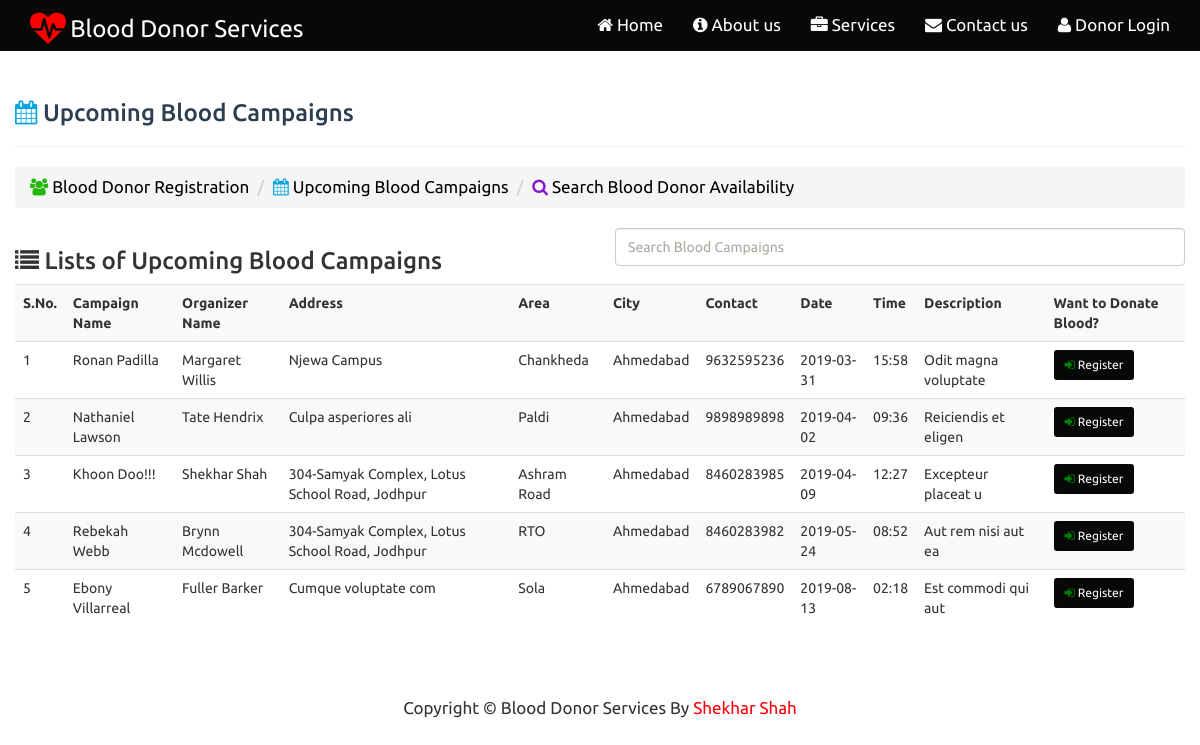
/upcoming_campaign.php, run on the app's committed database.
### tables this page shows
CREATE TABLE `campaign` (
  `id` int(11) NOT NULL,
  `camp_name` varchar(50) NOT NULL,
  `camp_org_name` varchar(20) NOT NULL,
  `camp_address` text NOT NULL,
  `camp_area` varchar(150) NOT NULL,
  `camp_city` varchar(150) NOT NULL,
  `camp_org_number` varchar(11) NOT NULL,
  `camp_date` date NOT NULL,
  `camp_time` text NOT NULL,
  `camp_desc` text NOT NULL
);

### user_function.php (the view, shortened to what this page needs)
<?php
function load_campaign($sql,$conn)
{
	echo '<table class="table table-striped">
				<tr>
				<th>S.No.</th>
				<th>Campaign Name</th>
				<th>Organizer Name</th>
				<th>Address</th>
				<th>Area</th>
				<th>City</th>
				<th>Contact</th>
				<th>Date</th>
				<th>Time</th>
				<th>Description</th>
				<th>Want to Donate Blood?</th>
				</tr>';
	$result=mysqli_query($conn,$sql);
	$n=0;
	if(mysqli_num_rows($result)>0)
	{
		while($row=mysqli_fetch_assoc($result))
		{
			$n++;
			echo "<tr>";
			echo "<td>".$n."</td>";
			echo "<td>".$row['camp_name']."</td>";
			echo "<td>".$row['camp_org_name']."</td>";
			echo "<td>".$row['camp_address']."</td>";
			echo "<td>".$row['camp_area']."</td>";
			echo "<td>".$row['camp_city']."</td>";
			echo "<td>".$row['camp_org_number']."</td>";
			echo "<td>".$row['camp_date']."</td>";
			echo "<td>".$row['camp_time']."</td>";
			echo "<td>".$row['camp_desc']."</td>";
			echo "<td><a href='register_campaign.php?id=".$row['id']."' class='btn btn-primary btn-sm' name='register' value=''><i class='fa fa-sign-in' style='color:green'></i> Register</a></td>";
			echo "</tr>";
		}
	}
	echo'</table>';
}
?>

### upcoming_campaign.php (shortened to what this page needs)
<?php
include("config.php");
include("user_function.php");
?>
<!DOCTYPE html>
<html lang="en">
	<head>
			<?php include("head.php");?>
	</head>
	<body>
<?php include("top_nav.php"); ?>
<div class="container" style='margin-top:30px'>
	<div class="row">
		    <h3 class="text-primary"><i class="fa fa-calendar" style="color:#08a6e0"></i> Upcoming Blood Campaigns </h3><hr>
        <?php  include("blood_bread.php"); ?>
		<div class="row">
			<div class="col-md-6 pull-left">
				<h3><i class="fa fa-list"></i> Lists of Upcoming Blood Campaigns</h3>
			</div>
			<div class="col-md-6">
				<form role="form">
					<div class="form-group text-primary">
						<input placeholder="Search Blood Campaigns" type="text" id="campaign" class="form-control">
					</div>
				</form>
			</div>
			<div class='col-md-12'>
				<div class='table-responsive' id="feedback">
					<?php
						$sql="SELECT * FROM campaign ORDER BY `camp_date`";
						load_campaign($sql,$conn);
					?>
	      </div>
			</div>
		</div>
	</div>
</div>
 	<?php include("footer.php"); ?>
	</body>
</html>

### head.php (shortened to what this page needs)
<head>
  <link href="css/bootstrap.min.css" rel="stylesheet">
  <link href="css/modern-business.css" rel="stylesheet">
  <link href="css/modern-business.css" rel="stylesheet">
  <link href="css/jquery-ui.css" rel="stylesheet">
  <link href="font-awesome/css/font-awesome.min.css" rel="stylesheet" type="text/css">
</head>

### top_nav.php (shortened to what this page needs)
<nav class="navbar navbar-default navbar-fixed-top" role="navigation">
  <div class="container">
    <div class="navbar-header">
      <a class="navbar-brand" href="index.php">
        <span class="blink">
          <i class="fa fa-heartbeat fa-lg fa-2x" style="color:red;"></i>
        </span>
        <font size="5px"> Blood Donor Services</font>
      </a>
    </div>
    <div class="collapse navbar-collapse" id="bs-example-navbar-collapse-1">
      <ul class="nav navbar-nav navbar-right">
        <li><a href="index.php" title="Click here to go to Home Page"><i class="fa fa-home"></i> Home</a></li>
        <li><a href="about.php" title="Click here to go to About Us Page"><i class="fa fa-info-circle"></i> About us</a></li>
        <li><a href="donor_register.php" title="Click here to go to Donor Page"><i class="fa fa-briefcase"></i> Services</a></li>
        <li><a href="contact.php" title="Click here to go to Contact Us Page"><i class="fa fa-envelope"></i> Contact us</a></li>
        <li><a href="login.php" title="Click here to Login"><i class="fa fa-user"></i> Donor Login</a></li>
      </ul>
  </div>
</nav>

### blood_bread.php
<div class="row">
  <div class="col-lg-12">
    <ol class="breadcrumb">
      <li><a href="donor_register.php" style='text-decoration:none;color:black'><i class='fa fa-users' style="color:#24b70b"></i> Blood Donor Registration</a></li>
      <li><a href="upcoming_campaign.php" style='text-decoration:none;color:black'><i class='fa fa-calendar' style="color:#08a6e0"></i> Upcoming Blood Campaigns</a></li>
      <li><a href="Search_Donor.php" style='text-decoration:none;color:black'><i class='fa fa-search' style='color:#8617d1'></i> Search Blood Donor Availability</a></li>
    </ol>
  </div>
</div>

### footer.php (shortened to what this page needs)
<footer>
	<p class='text-center'>Copyright &copy; Blood Donor Services By<a href="#"> Shekhar Shah</a></p>
</footer>

### css/modern-business.css (style rules this page uses)
html, body { height: 100%; }
body { padding-top: 50px; }
footer { margin: 50px 0; }
p,li { font-size:17px; }
.navbar-default,.panel-heading,.btn-primary { background-color:#070807 !important; }
.text-primary { color:#2c3e50 !important; }

### data on the page
campaign: camp_name "Ronan Padilla", camp_org_name "Margaret Willis", camp_address "Njewa Campus", camp_area "Chankheda", camp_city "Ahmedabad", camp_org_number "9632595236", camp_date "2019-03-31", camp_time "15:58", camp_desc "Odit magna voluptate"
campaign: camp_name "Nathaniel Lawson", camp_org_name "Tate Hendrix", camp_address "Culpa asperiores ali", camp_area "Paldi", camp_city "Ahmedabad", camp_org_number "9898989898", camp_date "2019-04-02", camp_time "09:36", camp_desc "Reiciendis et eligen"
campaign: camp_name "Khoon Doo!!!", camp_org_name "Shekhar Shah", camp_address "304-Samyak Complex, Lotus School Road, Jodhpur", camp_area "Ashram Road", camp_city "Ahmedabad", camp_org_number "8460283985", camp_date "2019-04-09", camp_time "12:27", camp_desc "Excepteur placeat u"
campaign: camp_name "Rebekah Webb", camp_org_name "Brynn Mcdowell", camp_address "304-Samyak Complex, Lotus School Road, Jodhpur", camp_area "RTO", camp_city "Ahmedabad", camp_org_number "8460283982", camp_date "2019-05-24", camp_time "08:52", camp_desc "Aut rem nisi aut ea"
campaign: camp_name "Ebony Villarreal", camp_org_name "Fuller Barker", camp_address "Cumque voluptate com", camp_area "Sola", camp_city "Ahmedabad", camp_org_number "6789067890", camp_date "2019-08-13", camp_time "02:18", camp_desc "Est commodi qui aut"
